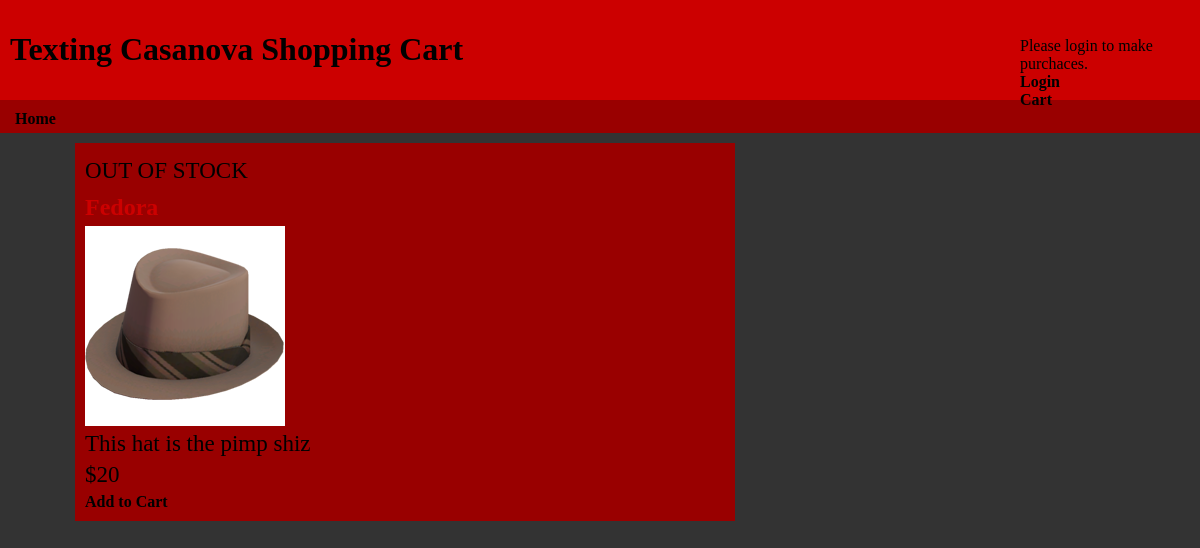
Page /getprod.php?productid=4 on the earlier database version.
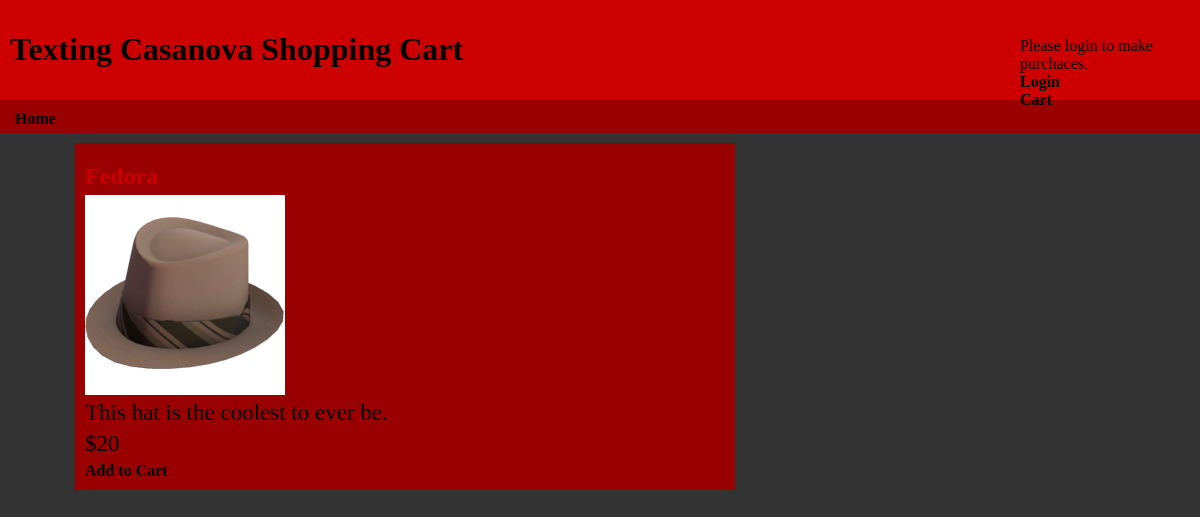
Same page on the later database version.
### tables this page shows
CREATE TABLE IF NOT EXISTS `products` (
  `product_id` int(11) NOT NULL AUTO_INCREMENT,
  `name` varchar(255) NOT NULL,
  `description_short` varchar(255) NOT NULL,
  `description_long` mediumtext NOT NULL,
  `price` decimal(10,0) NOT NULL,
  `image_path` varchar(256) NOT NULL,
  `stock` int(11) NOT NULL,
  PRIMARY KEY (`product_id`)
);

### getprod.php (the view, shortened to what this page needs)
<?php
	require_once 'conn.php';
	require_once 'header.php';
	if (isset($_GET['productid']))
	{
		$productid = $_GET['productid'];
		$sql = "SELECT name, description_long, price, image_path, stock " .
				   "FROM products " .
				   "WHERE product_id=" . $productid;
				$result = mysql_query($sql, $conn)
					or die('Could not look up products: ' . mysql_error());
				if ($row = mysql_fetch_array($result))
				{
					echo '<div class="item_big';
					if ($row['stock'] < 1 &&
						$row['stock'] != -1)
					{
						echo ' soldout';
					}
					echo '">';
					if ($row['stock'] < 1 &&
						$row['stock'] != -1)
					{
						echo '<p class="soldout">OUT OF STOCK</p>';
					}
					echo '<a href="getprod.php?productid=' . $productid . '"><h2>' . $row['name'] . '</h2></a>';
					echo '<a href="getprod.php?productid=' . $productid . '"><img src="images/thumb/' . $row['image_path'] . '_thumb.png" /img></a>';
					echo '<p class="description_long">' . $row['description_long'] . '</p>';
					echo '<p class="price">$' . $row['price'] . '</p>';
					echo '<a href="transact-product.php?action=AddProduct&productid=' . $productid . '&quantity=1" >Add to Cart</a>';
					echo '</div>';
				}
	}
	else
	{
		redirect('index.php');
	}
	require_once 'footer.php';
?>

Differences in the rows shown:
changed products: description_long "This hat is the pimp shiz" → "This hat is the coolest to ever be."; stock 0 → 8 (drawn)
Other differences:
text no longer shown: "OUT OF STOCK"
